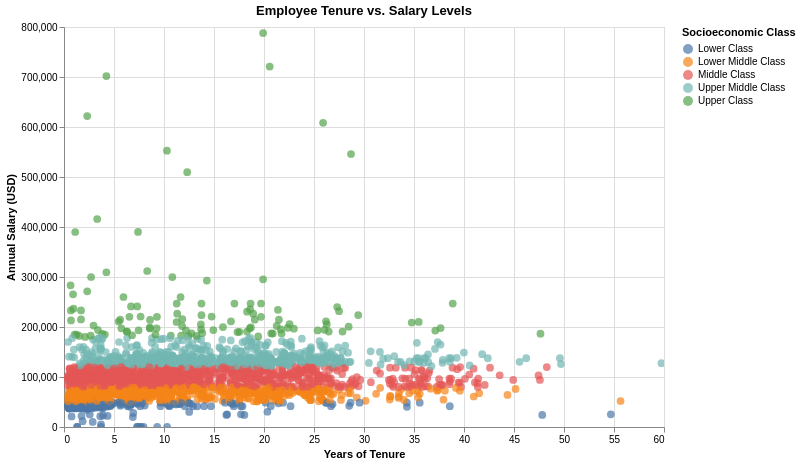

Notebook source saved alongside this figure:
### Markdown cell above
### This interactive box plot allows for a detailed comparison of pay scales across the top 12 agencies, with hover-data providing context on specific job titles. By hovering over the outliers in this interactive chart, users can see that high-earners are often specialized roles like "Medical Officer" or "Agency Director." It highlights that UDC and MPD have significantly higher "ceilings" than agencies like the Department of Human Services (DHS).

### Code cell
sample_alt = capital_filtered.sample(3000)
chart = alt.Chart(sample_alt).mark_circle(size=60).encode(
    x=alt.X('TENURE:Q', title='Years of Tenure'),
    y=alt.Y('ANNUAL SALARY:Q', title='Annual Salary (USD)'),
    color=alt.Color('INCOME CLASS:N', sort=income_order, legend=alt.Legend(title="Socioeconomic Class")),
    tooltip=['FIRST_NAME', 'LAST_NAME', 'JOBTITLE', 'AGENCY', 'ANNUAL SALARY', 'TENURE']
).properties(
    title='Employee Tenure vs. Salary Levels',
    width=600, height=400
).interactive()
chart.save('Graphs/interactive_tenure_salary.html')
chart.show()

### Figure 1 — Vega-Lite specification as saved in the notebook (floating-point values rounded to 4 significant figures; data arrays with more than 128 entries replaced by an {"elided": "..."} marker saying what was removed)
{"config": {"view": {"continuousWidth": 300, "continuousHeight": 300}}, "data": {"name": "data-5d70b25253369f7523ba622ce5dbbdc6"}, "mark": {"type": "circle", "size": 60}, "encoding": {"color": {"field": "INCOME CLASS", "legend": {"title": "Socioeconomic Class"}, "sort": ["Lower Class", "Lower Middle Class", "Middle Class", "Upper Middle Class", "Upper Class"], "type": "nominal"}, "tooltip": [{"field": "FIRST_NAME", "type": "nominal"}, {"field": "LAST_NAME", "type": "nominal"}, {"field": "JOBTITLE", "type": "nominal"}, {"field": "AGENCY", "type": "nominal"}, {"field": "ANNUAL SALARY", "type": "quantitative"}, {"field": "TENURE", "type": "quantitative"}], "x": {"field": "TENURE", "title": "Years of Tenure", "type": "quantitative"}, "y": {"field": "ANNUAL SALARY", "title": "Annual Salary (USD)", "type": "quantitative"}}, "height": 400, "params": [{"name": "param_1e9efca18e7a2868", "select": {"type": "interval", "encodings": ["x", "y"]}, "bind": "scales"}], "title": "Employee Tenure vs. Salary Levels", "width": 600, "$schema": "https://vega.github.io/schema/vega-lite/v6.1.0.json", "datasets": {"data-5d70b25253369f7523ba622ce5dbbdc6": {"elided": "3000 records"}}}
